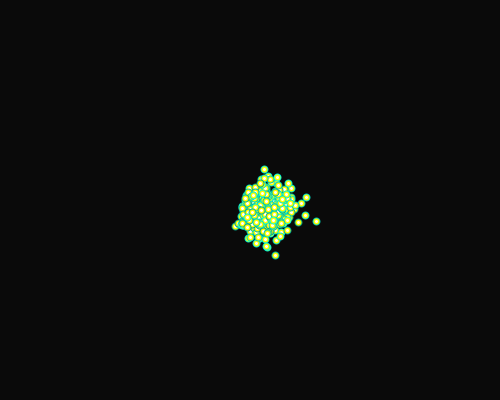
Frame 1 (no input)
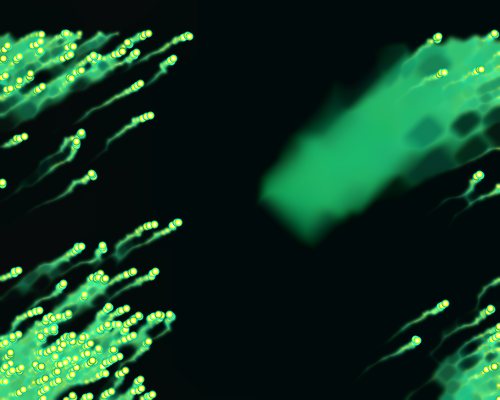
Frame 60 (the mouse pressed at the canvas centre just before this capture)
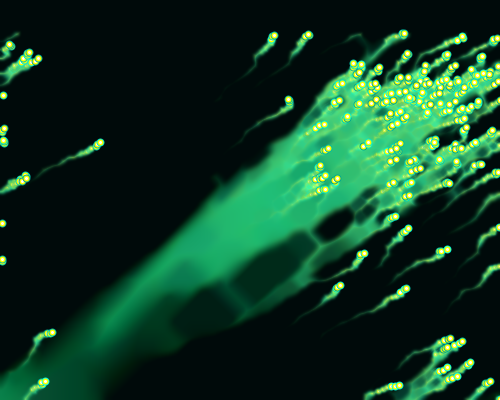
Frame 120 (the mouse held since frame 60 and released just before this capture)

The Processing sketch that drew these frames (run headless with seeded random() and noise(); from frame 60 on, the mouse is pressed at the canvas centre):

// Processing sketch: sketch172845
// ── sketch172845.pde
/* OpenProcessing Tweak of *@*http://www.openprocessing.org/sketch/172845*@* */
/* !do not delete the line above, required for linking your tweak if you upload again */
import java.util.Map;
  
  class Walker {
    
  int x, y;
  float STEP = 8;
  float SIZE = 10;
  int count = 0;
  HashMap<String,Integer> hm = new HashMap<String,Integer>();
  
  Walker() {
    x = width/2 + int(random(width/20));
    y = height/2 + int(random(height/20));
    strokeWeight(SIZE);
  }
    
  boolean checkOverlap() {
    hm.put(x + "," + y, 1);
    //println(hm);
    if (hm.containsKey(x+","+y)) {
      print("Overlap! :: ");
      print(x+","+y+"\n");
      return true;
    }
    return false;
  }
  
  void bounceOffWall() {
    if (x >= width) x -= STEP;
    if (y >= height) y -= STEP;
    if (x <= 0) x += STEP;
    if (y <= 0) y += STEP;
  }
  
  void randomStep() {
    int r = int(random(0, 100));
    if (r < 15) {x += STEP+2;  STEP -= 0.1;}
    else if (r < 35) {x -= STEP-2; STEP += 0.01/x; y-=1;}
    else if (r < 65) {y -= STEP+1; STEP -= 0.1; y+=2;}
    else {y += STEP; STEP += 0.1;}
    bounceOffWall();
    x = constrain(x, 0, width);
    y = constrain(y, 0, height);
  }
   
  void randomStep2() {
    count += 1;
    if (count % 15 == 0) {x += STEP+2;  STEP -= 0.1;}
    else if (count % 12 == 0) {x -= STEP-2; STEP += 0.01/x; y-=1;}
    else if (count % 8 == 0) {y -= STEP+1; STEP -= 0.1; y+=2;}
    //else {y += STEP; STEP += 0.1;}
        int r = int(random(0, 100));
    if (r < 15) {x += STEP+2;  STEP -= 0.1;}
    else if (r < 35) {x -= STEP-2; STEP += 0.01/x; y-=1;}
    else if (r < 65) {y -= STEP+1; STEP -= 0.1; y+=2;}
    else {y += STEP*2/2; STEP += 0.1;; x-=3;}
    bounceOffWall();
    x = constrain(x, 0, width);
    y = constrain(y, 0, height);
  }
  
  void renderPoints(int r) {
    color c = color(random(155,255));
    stroke(c);
    c = color(0, r, r-25);
    stroke(c);
    strokeWeight(8);
    point(x, y);
    
    stroke(255, 255, 0);
    strokeWeight(6);
    point(x, y);
    
    stroke(255);
    strokeWeight(3);
    point(x, y);
  }
  
  
  void walk() {
    /*
    color c = color(random(155,255),
                    random(0,255),
                    random(0,255));
                  */
    int r = int(random(160,255));
    //color c = color(r, r-25, 0);
    //if (r % 7 == 0) { c = color(0, r, 0);}
    randomStep();
    randomStep2();
    STEP = abs(STEP) - 0.05;
    if (count % 4 == 0)  y += 1;
    if (count % 7 == 0)  x -= 2;
    if (count % 14 == 0)  x = abs(x)+2;
    if (count % 14 == 0)  y = abs(y)+3;
    //if (y > height/2)  x += 1;
    x += 2;
    y -= 0.85;
    //if (x < y) x += 1;
    //if (y < x && x > height/2) x += 3; y -= int(sin(y)*6);
    count /= 2;
    if (x > width)  x/= -2;
    if (y < height/12)  y = height;
    if (y > height/12)  y += int(sin(y+x));
    renderPoints(r);
  }
  
  void mainWalk() {
    stroke(255);
    walk();
    walk();
    walk();
  }
    
  
}


class WalkerGenerator {

  int count = 10;
  Walker[] walkers;
  
  WalkerGenerator(int tmp_count) {;
    count = tmp_count;
    walkers = new Walker[count];
    for(int i=0; i<count; i++) {
      walkers[i] = new Walker();
    }
  }
  
  void start() {
    for(int i=0; i<count; i++) {
      walkers[i].mainWalk();
    }
  }

}



WalkerGenerator wg;

void setup() {
  background(10);
  size(500, 400);
  frameRate(60);
  wg = new WalkerGenerator(125);
}


void draw() {
  filter(BLUR, 1);
  filter(ERODE);
  //filter(GRAY);

  wg.start();
  //filter(GRAY);
}
